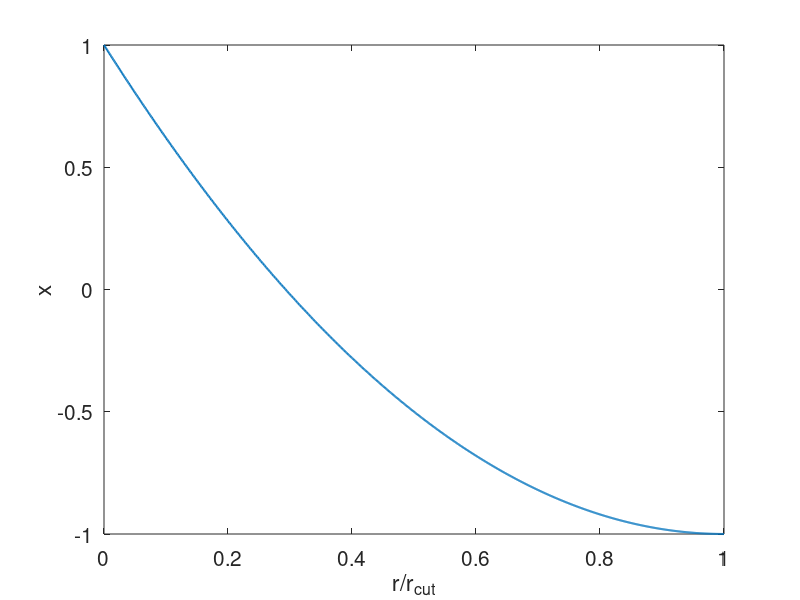
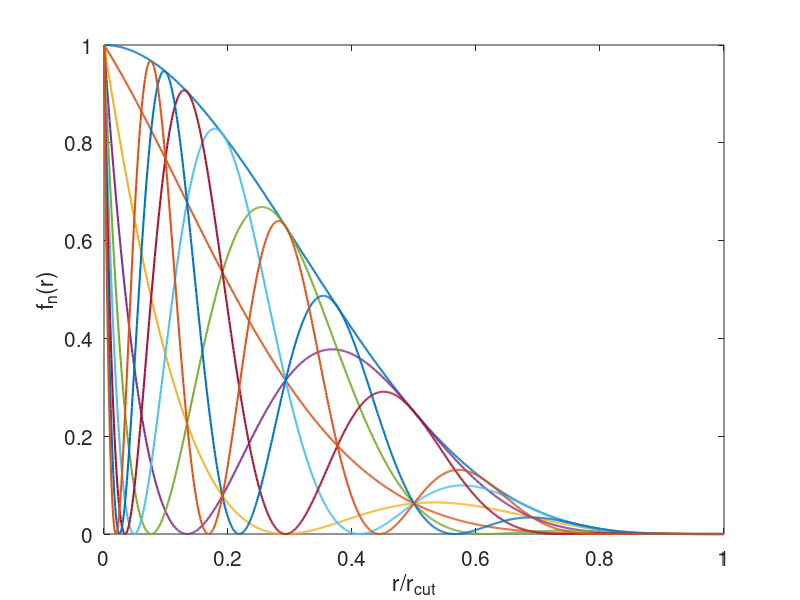

Source code (MATLAB) for these figures, in order:
clear; close all;
n_max = 9;
r = 0 : 0.001 : 1;
x = 2 * (r-1).^2 - 1;
f_poly1=1+2*r.^3-3.*r.^2;
f_poly2=f_poly1.^2;

f = zeros(n_max, length(x));
f(1,:) = 1;
f(2,:) = x;
for n = 3 : n_max
    f(n,:) = 2 * x .* f(n-1,:) - f(n-2,:);
end
for n = 1 : n_max
    f(n,:) = (1+f(n,:))/2 .* f_poly2;
end

figure;
plot(r,x,'-','linewidth',1.5);
xlabel('r/r_{cut}');
ylabel('x');
set(gca,'fontsize',15);

figure;
plot(r,f,'-','linewidth',1.5);hold on;
xlabel('r/r_{cut}');
ylabel('f_n(r)');
set(gca,'fontsize',15);
